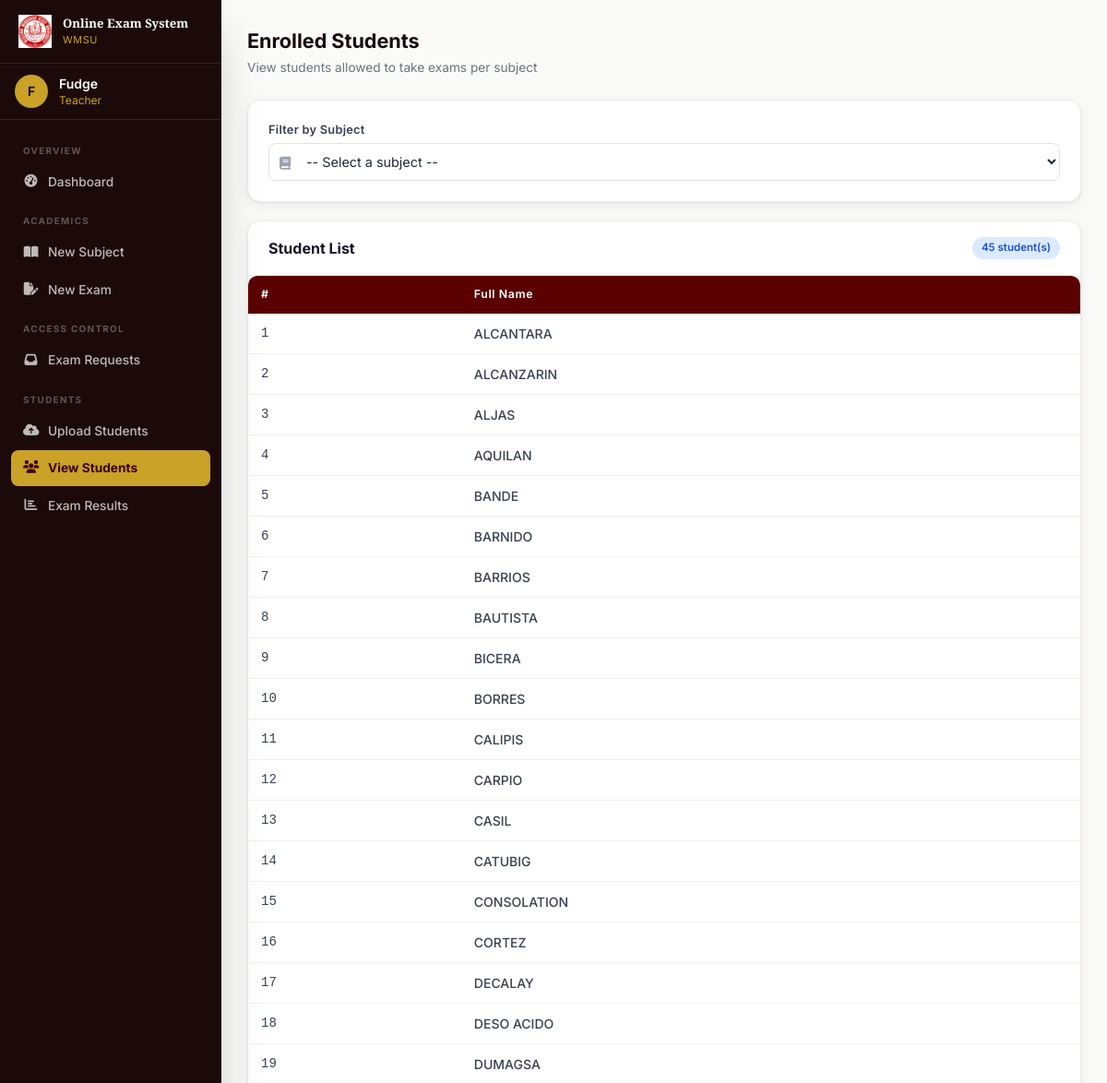
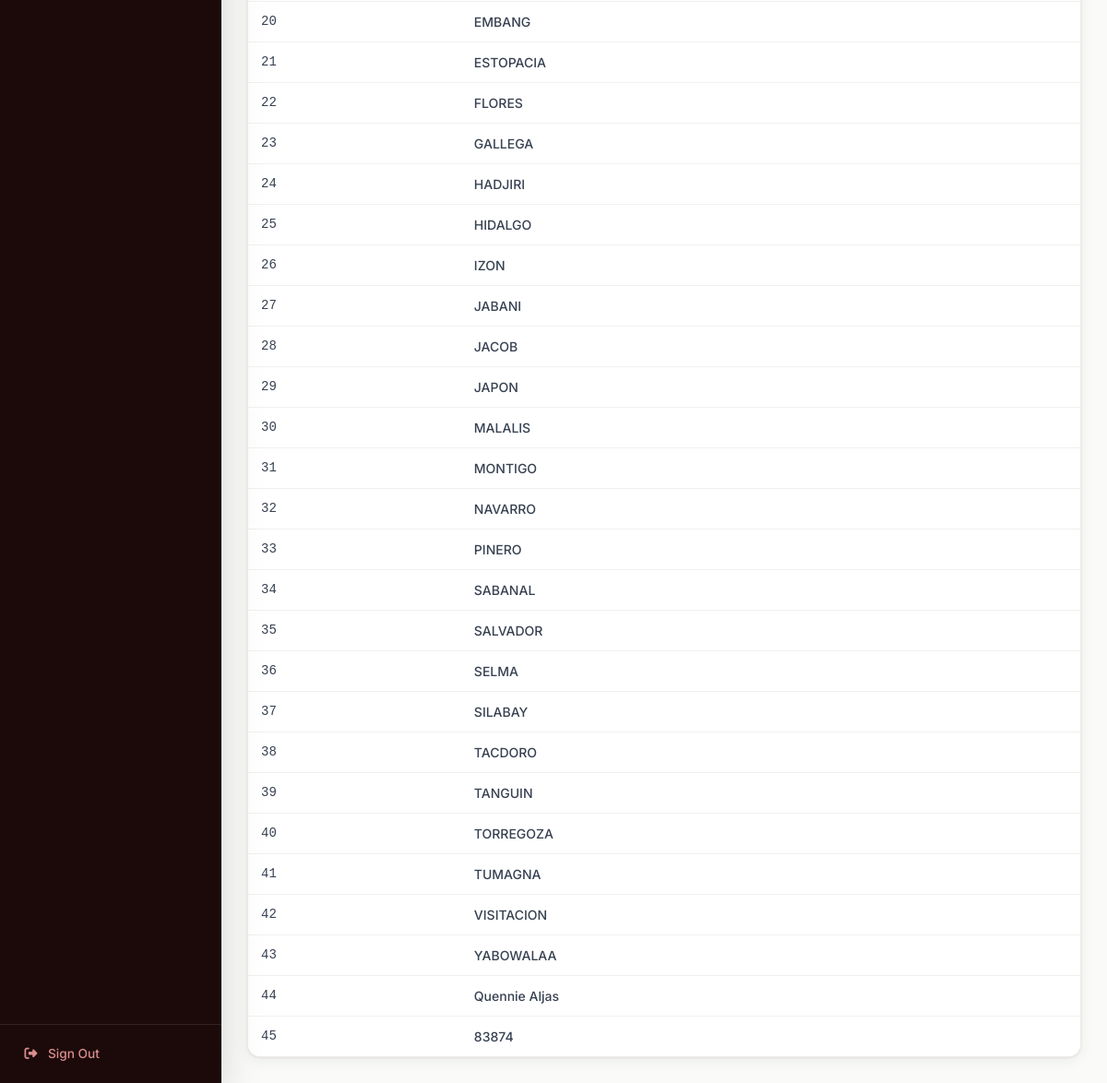
The page /teacher/view_allowed_students?subject_id=3 (signed in) on the database its author committed (2 pictures, top to bottom).
### tables this page shows
CREATE TABLE allowed_students (
        id INTEGER PRIMARY KEY,
        student_name TEXT NOT NULL,
        subject_id INTEGER NOT NULL
    );

### app.py (the view)
@app.route('/teacher/view_allowed_students')
@login_required
@role_required('teacher')
def view_allowed_students():
    conn = get_db()
    subjects = db_execute(conn, "SELECT * FROM subjects WHERE teacher_id = ?", (session['user_id'],)).fetchall()
    selected_subject = request.args.get('subject_id')
    students = []
    if selected_subject:
        students = db_execute(conn, "SELECT * FROM allowed_students WHERE subject_id = ?", (selected_subject,)).fetchall()
    conn.close()
    return render_template('view_allowed_students.html', subjects=subjects, students=students, selected_subject=selected_subject)

### app.py (called while the page is built)
def get_db():
    if USE_POSTGRES:
        conn = psycopg2.connect(DATABASE_URL)
        conn.autocommit = False
        return conn
    else:
        conn = sqlite3.connect('examination.db')
        conn.row_factory = sqlite3.Row
        return conn

def db_cursor(conn):
    if USE_POSTGRES:
        return conn.cursor(cursor_factory=psycopg2.extras.RealDictCursor)
    return conn.cursor()

def db_execute(conn, sql, params=()):
    if USE_POSTGRES:
        sql = sql.replace('?', '%s')
    cur = db_cursor(conn)
    cur.execute(sql, params)
    return cur

def login_required(f):
    @wraps(f)
    def decorated(*args, **kwargs):
        if 'user_id' not in session:
            flash('Please sign in to continue.', 'danger')
            return redirect(url_for('login'))
        return f(*args, **kwargs)
    return decorated

def role_required(role):
    def decorator(f):
        @wraps(f)
        def decorated(*args, **kwargs):
            if session.get('role') != role:
                flash('You do not have permission to access that page.', 'danger')
                return redirect(url_for('dashboard'))
            return f(*args, **kwargs)
        return decorated
    return decorator

### templates/view_allowed_students.html (shortened to what this page needs)
{% extends "base.html" %} {% block title %}Enrolled Students{% endblock %} {% block content %}
<div class="mb-6">
    <h1 class="page-title">Enrolled Students</h1>
    <p class="page-subtitle">View students allowed to take exams per subject</p>
</div>
<div class="card mb-5">
    <div class="card-body">
        <form method="GET" class="flex flex-wrap gap-3 items-end">
            <div class="flex-1 min-w-52">
                <label class="form-label">Filter by Subject</label>
                <div class="relative">
                    <span class="absolute left-3 top-1/2 -translate-y-1/2 text-gray-400"><i class="fas fa-book text-sm"></i></span>
                    <select name="subject_id" class="form-input pl-9 cursor-pointer" onchange="this.form.submit()">
                        <option value="">-- Select a subject --</option>
                    </select>
                </div>
            </div>
        </form>
    </div>
</div>
{% if students %}
<div class="card">
    <div class="card-header">
        <h2 class="font-bold text-gray-900 text-base">Student List</h2>
        <span class="badge badge-blue">{{ students|length }} student(s)</span>
    </div>
    <div class="table-wrap">
        <table class="data-table">
            <thead>
                <tr>
                    <th>#</th>
                    <th>Full Name</th>
                </tr>
            </thead>
            <tbody>
                {% for student in students %}
                <tr>
                    <td class="text-gray-400 text-xs font-mono">{{ loop.index }}</td>
                    <td class="font-medium text-gray-800">{{ student.student_name }}</td>
                </tr>
                {% endfor %}
            </tbody>
        </table>
    </div>
</div>
{% endif %} {% endblock %}

### templates/base.html (shortened to what this page needs)
<!DOCTYPE html>
<html lang="en">
<head>
    <script src="https://cdn.tailwindcss.com"></script>
    <link rel="stylesheet" href="https://cdnjs.cloudflare.com/ajax/libs/font-awesome/6.5.0/css/all.min.css">
</head>
<body class="bg-stone-50 text-gray-900 antialiased">
{% if session.user_id %}
<aside id="sidebar" class="fixed top-0 left-0 h-full w-60 bg-maroon-900 z-30 transition-transform duration-300 flex flex-col shadow-2xl">
    <div class="px-5 py-4 border-b border-white/10 flex items-center gap-3 flex-shrink-0">
        <img src="{{ url_for('static', filename='img/wmsu_logo.png') }}" alt="WMSU" class="w-9 h-9 object-contain flex-shrink-0">
        <div class="min-w-0">
            <div class="font-display text-white font-bold text-[.82rem] leading-tight">Online Exam System</div>
            <div class="text-gold-500 text-[.68rem] tracking-wider mt-0.5">WMSU</div>
        </div>
    </div>
    <div class="px-4 py-3 border-b border-white/10 flex-shrink-0">
        <div class="flex items-center gap-3">
            <div class="w-9 h-9 rounded-full bg-gold-500 flex items-center justify-center flex-shrink-0">
                <span class="text-maroon-900 font-bold text-sm">{{ (session.name or 'U')[0]|upper }}</span>
            </div>
            <div class="min-w-0">
                <div class="text-white text-sm font-semibold truncate">{{ session.name }}</div>
                <div class="text-gold-500 text-xs capitalize">{{ session.role }}</div>
            </div>
        </div>
    </div>
    <nav class="flex-1 p-3 overflow-y-auto space-y-0.5">
        {% if session.role == 'teacher' %}
        <div class="nav-section">Overview</div>
        <a href="{{ url_for('teacher_dashboard') }}" class="sidebar-link {% if request.endpoint=='teacher_dashboard' %}active{% endif %}"><i class="fas fa-gauge-high"></i>Dashboard</a>
        <div class="nav-section">Academics</div>
        <a href="{{ url_for('create_subject') }}" class="sidebar-link {% if request.endpoint=='create_subject' %}active{% endif %}"><i class="fas fa-book-open"></i>New Subject</a>
        <a href="{{ url_for('create_exam') }}" class="sidebar-link {% if request.endpoint=='create_exam' %}active{% endif %}"><i class="fas fa-file-pen"></i>New Exam</a>
        <div class="nav-section">Access Control</div>
        <a href="{{ url_for('exam_requests') }}" class="sidebar-link {% if request.endpoint in ['exam_requests','approve_request','reject_request'] %}active{% endif %}" style="position:relative">
            <i class="fas fa-inbox"></i>Exam Requests
        </a>
        <div class="nav-section">Students</div>
        <a href="{{ url_for('upload_students') }}" class="sidebar-link {% if request.endpoint=='upload_students' %}active{% endif %}"><i class="fas fa-cloud-arrow-up"></i>Upload Students</a>
        <a href="{{ url_for('view_allowed_students') }}" class="sidebar-link {% if request.endpoint=='view_allowed_students' %}active{% endif %}"><i class="fas fa-users"></i>View Students</a>
        <a href="{{ url_for('view_results') }}" class="sidebar-link {% if request.endpoint=='view_results' %}active{% endif %}"><i class="fas fa-chart-bar"></i>Exam Results</a>
        {% endif %}
    </nav>
    <div class="p-3 border-t border-white/10 flex-shrink-0">
        <a href="{{ url_for('logout') }}" class="sidebar-link" style="color:rgba(252,165,165,.85)" onmouseover="this.style.background='rgba(153,27,27,.4)';this.style.color='#fca5a5'" onmouseout="this.style.background='';this.style.color='rgba(252,165,165,.85)'">
            <i class="fas fa-right-from-bracket"></i>Sign Out
        </a>
    </div>
</aside>
<div class="lg:ml-60 min-h-screen flex flex-col">
    <main class="flex-1 p-4 sm:p-6 lg:p-7 animate-fade-in">
        {% block content %}{% endblock %}
    </main>
</div>
{% endif %}
</body>
</html>

### templates/base.html (style rules this page uses)
* { box-sizing:border-box }
html { scroll-behavior:smooth }
body { font-family:'Inter',system-ui,sans-serif }
.sidebar-link { display:flex;align-items:center;gap:10px;padding:9px 13px;border-radius:8px;font-size:.855rem;font-weight:500;color:rgba(255,255,255,.72);transition:all .2s;text-decoration:none }
.sidebar-link.active { background:#c9a227;color:#3d0000;font-weight:700 }
.sidebar-link i { width:17px;text-align:center;font-size:.87rem;flex-shrink:0 }
.nav-section { font-size:.62rem;font-weight:700;letter-spacing:.13em;text-transform:uppercase;color:rgba(255,255,255,.3);padding:14px 13px 5px }
.data-table { width:100%;border-collapse:collapse }
.data-table th { background:#5a0000;color:#fff;padding:11px 14px;text-align:left;font-size:.77rem;font-weight:600;letter-spacing:.05em;white-space:nowrap }
.data-table th:first-child { border-radius:8px 0 0 0 }
.data-table th:last-child { border-radius:0 8px 0 0 }
.data-table td { padding:11px 14px;font-size:.875rem;color:#374151;border-bottom:1px solid #f3f0ee;vertical-align:middle }
.data-table tbody tr { background:#fff;transition:background .15s }
.data-table tbody tr:last-child td { border-bottom:none }
.form-input { width:100%;padding:10px 13px;border:1.5px solid #e5e0db;border-radius:8px;font-size:.9rem;font-family:'Inter',sans-serif;transition:all .2s;background:#fff;color:#1f2937 }
.form-input::placeholder { color:#9ca3af }
select.form-input { cursor:pointer }
.form-label { display:block;font-size:.8rem;font-weight:600;color:#374151;margin-bottom:5px;letter-spacing:.02em }
.badge { display:inline-flex;align-items:center;gap:4px;padding:3px 10px;border-radius:20px;font-size:.72rem;font-weight:600 }
.badge-blue { background:#dbeafe;color:#1d4ed8 }
.card { background:#fff;border-radius:14px;box-shadow:0 1px 3px rgba(0,0,0,.08),0 4px 16px rgba(0,0,0,.06);border:1px solid #f0ebe8;overflow:hidden }
.card-header { padding:17px 22px;border-bottom:1px solid #f3f0ee;display:flex;align-items:center;justify-content:space-between;flex-wrap:wrap;gap:10px }
.card-body { padding:22px }
.page-title { font-size:1.35rem;font-weight:700;color:#1a0a0a;margin-bottom:3px }
.page-subtitle { font-size:.855rem;color:#6b7280 }
a { text-decoration:none }
.animate-fade-in { animation:fadeIn .35s ease both }
.table-wrap { overflow-x:auto;border-radius:10px;box-shadow:0 1px 3px rgba(0,0,0,.08) }

### rows shown on the page
allowed_students: student_name "ALCANTARA"
allowed_students: student_name "ALCANZARIN"
allowed_students: student_name "ALJAS"
allowed_students: student_name "AQUILAN"
allowed_students: student_name "BANDE"
allowed_students: student_name "BARNIDO"
allowed_students: student_name "BARRIOS"
allowed_students: student_name "BAUTISTA"
allowed_students: student_name "BICERA"
allowed_students: student_name "BORRES"
allowed_students: student_name "CALIPIS"
allowed_students: student_name "CARPIO"
allowed_students: student_name "CASIL"
allowed_students: student_name "CATUBIG"
allowed_students: student_name "CONSOLATION"
allowed_students: student_name "CORTEZ"
allowed_students: student_name "DECALAY"
allowed_students: student_name "DESO ACIDO"
allowed_students: student_name "DUMAGSA"
allowed_students: student_name "EMBANG"
allowed_students: student_name "ESTOPACIA"
allowed_students: student_name "FLORES"
allowed_students: student_name "GALLEGA"
allowed_students: student_name "HADJIRI"
allowed_students: student_name "HIDALGO"
allowed_students: student_name "IZON"
allowed_students: student_name "JABANI"
allowed_students: student_name "JACOB"
allowed_students: student_name "JAPON"
allowed_students: student_name "MALALIS"
allowed_students: student_name "MONTIGO"
allowed_students: student_name "NAVARRO"
allowed_students: student_name "PINERO"
allowed_students: student_name "SABANAL"
allowed_students: student_name "SALVADOR"
allowed_students: student_name "SELMA"
allowed_students: student_name "SILABAY"
allowed_students: student_name "TACDORO"
allowed_students: student_name "TANGUIN"
allowed_students: student_name "TORREGOZA"
allowed_students: student_name "TUMAGNA"
allowed_students: student_name "VISITACION"
allowed_students: student_name "YABOWALAA"
allowed_students: student_name "Quennie Aljas"
allowed_students: student_name "83874"

### other values the page prints
{{ (session.name or 'U')[0]|upper }} "F"
{{ session.name }} "Fudge"
{{ session.role }} "Teacher"
{{ students|length }} "45"
